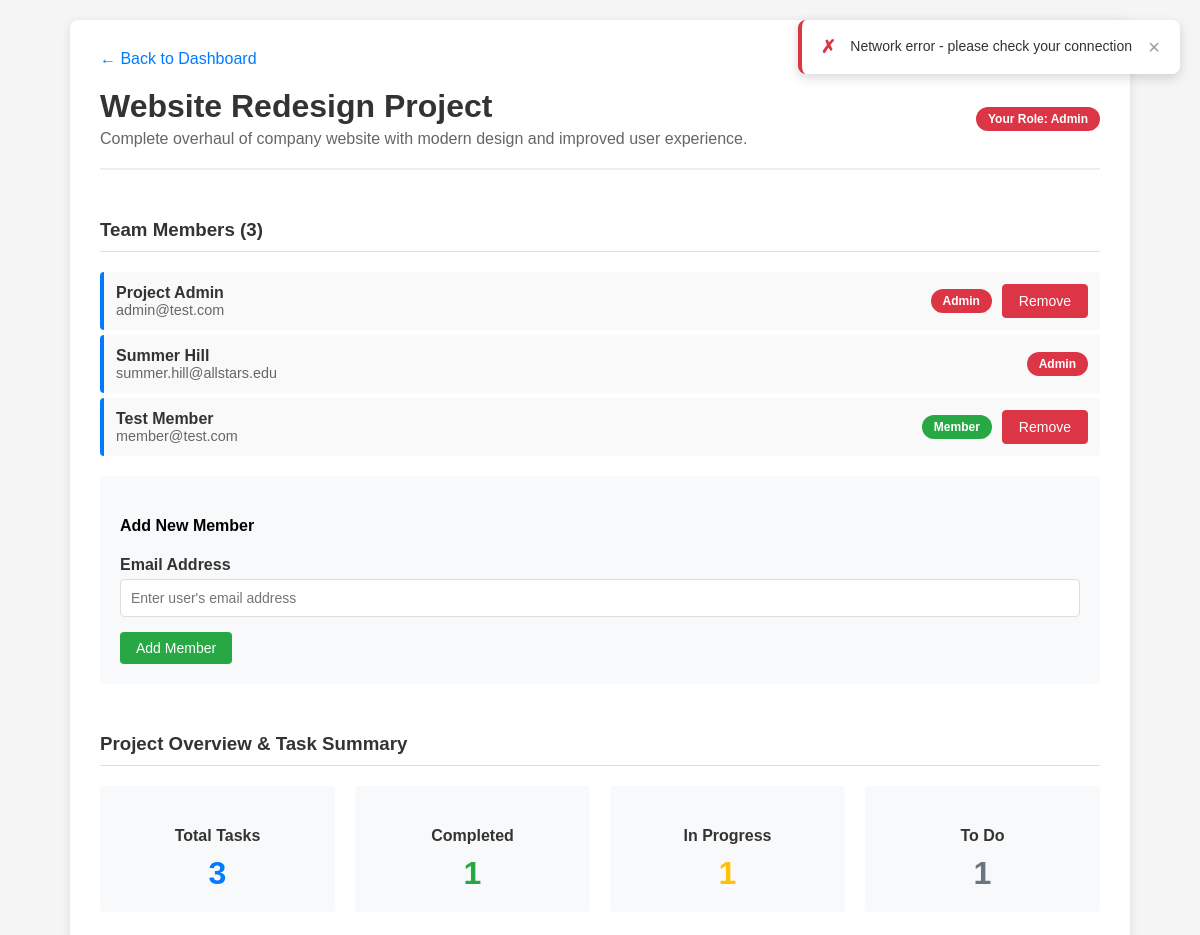
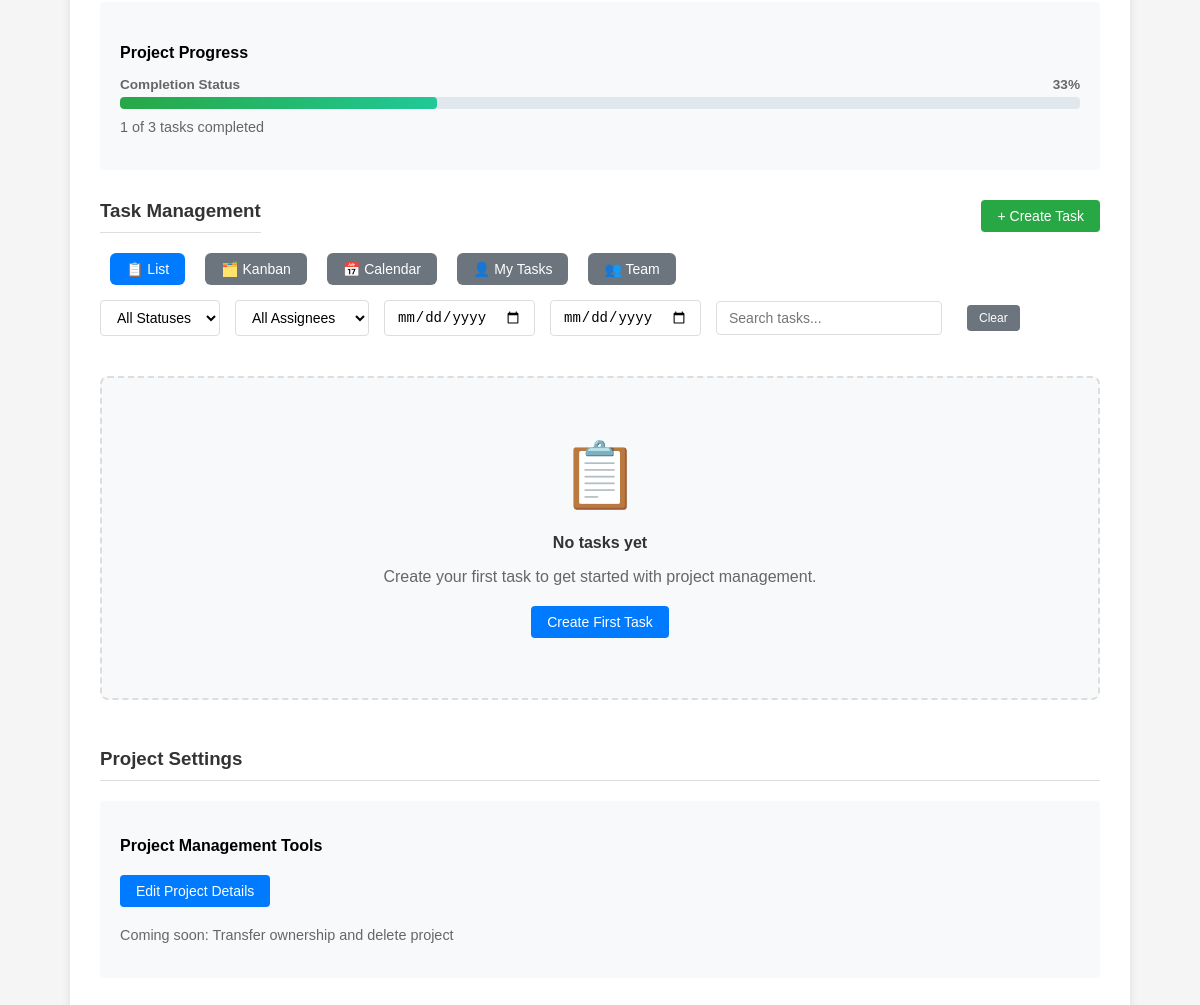
Screenshot of /project.php?id=2 (signed in) with the database file from the repository (2 pictures, top to bottom).
### tables this page shows
CREATE TABLE projects (
    project_id INT AUTO_INCREMENT PRIMARY KEY,
    title VARCHAR(100) NOT NULL,
    description TEXT,
    created_date TIMESTAMP DEFAULT CURRENT_TIMESTAMP,
    updated_at TIMESTAMP DEFAULT CURRENT_TIMESTAMP ON UPDATE CURRENT_TIMESTAMP
);

CREATE TABLE project_memberships (
    membership_id INT AUTO_INCREMENT PRIMARY KEY,
    project_id INT NOT NULL,
    user_id INT NOT NULL,
    role ENUM('member', 'admin') DEFAULT 'member',
    joined_at TIMESTAMP DEFAULT CURRENT_TIMESTAMP,
    UNIQUE KEY unique_membership (project_id, user_id),
    FOREIGN KEY (project_id) REFERENCES projects(project_id) ON DELETE CASCADE,
    FOREIGN KEY (user_id) REFERENCES users(user_id) ON DELETE CASCADE
);

CREATE TABLE users (
    user_id INT AUTO_INCREMENT PRIMARY KEY,
    username VARCHAR(50) UNIQUE NOT NULL,
    email VARCHAR(100) UNIQUE NOT NULL,
    password_hash VARCHAR(255) NOT NULL,
    name VARCHAR(100) NOT NULL,
    created_at TIMESTAMP DEFAULT CURRENT_TIMESTAMP
);

### project.php (the view, shortened to what this page needs)
<?php
$host = 'localhost';
$dbname = 'ttpm_system';
$username = 'root';
$password = '';
$mysqli = new mysqli($host, $username, $password, $dbname);
$project_id = (int)($_GET['id'] ?? 0);
$stmt = $mysqli->prepare("SELECT role FROM project_memberships WHERE user_id = ? AND project_id = ?");
$stmt->bind_param("ii", $_SESSION['user_id'], $project_id);
$stmt->execute();
$result = $stmt->get_result();
$membership = $result->fetch_assoc();
$user_role = $membership['role'];
$is_admin = ($user_role === 'admin');
$stmt = $mysqli->prepare("SELECT * FROM projects WHERE project_id = ?");
$stmt->bind_param("i", $project_id);
$stmt->execute();
$result = $stmt->get_result();
$project = $result->fetch_assoc();
$stmt = $mysqli->prepare("
    SELECT pm.role, pm.joined_at, u.username, u.name, u.email, u.user_id
    FROM project_memberships pm
    JOIN users u ON pm.user_id = u.user_id
    WHERE pm.project_id = ?
    ORDER BY pm.role DESC, pm.joined_at ASC
");
$stmt->bind_param("i", $project_id);
$stmt->execute();
$result = $stmt->get_result();
$members = [];
while ($row = $result->fetch_assoc()) {
    $members[] = $row;
}
$taskMetrics = [
    'total_tasks' => 0,
    'completed_tasks' => 0,
    'in_progress_tasks' => 0,
    'todo_tasks' => 0,
    'completion_percentage' => 0
];
$stmt = $mysqli->prepare("
    SELECT
        COUNT(*) as total_tasks,
        SUM(CASE WHEN status = 'Done' THEN 1 ELSE 0 END) as completed_tasks,
        SUM(CASE WHEN status = 'In Progress' THEN 1 ELSE 0 END) as in_progress_tasks,
        SUM(CASE WHEN status = 'To Do' THEN 1 ELSE 0 END) as todo_tasks
    FROM tasks
    WHERE project_id = ?
");
$stmt->bind_param("i", $project_id);
$stmt->execute();
$result = $stmt->get_result();
if ($row = $result->fetch_assoc()) {
    $taskMetrics = $row;
    $taskMetrics['completion_percentage'] = $taskMetrics['total_tasks'] > 0
        ? round(($taskMetrics['completed_tasks'] / $taskMetrics['total_tasks']) * 100)
        : 0;
}
?>
<!DOCTYPE html>
<html lang="en">
<head>
    <link rel="stylesheet" href="assets/css/project.css">
</head>
<body>
    <div class="container">
        <a href="dashboard.php" class="back-link">← Back to Dashboard</a>
        <div class="header">
            <div>
                <h1 class="project-title"><?php echo htmlspecialchars($project['title']); ?></h1>
                <p class="text-muted" style="margin: 5px 0 0 0;">
                    <?php echo htmlspecialchars($project['description'] ?? 'No description provided'); ?>
                </p>
            </div>
            <div>
                <span class="role-badge role-<?php echo $user_role; ?>">
                    Your Role: <?php echo ucfirst($user_role); ?>
                </span>
            </div>
        </div>
        <div class="section">
            <h3>Team Members (<?php echo count($members); ?>)</h3>
            <ul class="member-list">
                <?php foreach ($members as $member): ?>
                    <li class="member-item">
                        <div class="member-info">
                            <div class="member-name">
                                <?php echo htmlspecialchars($member['name'] ?: $member['username']); ?>
                            </div>
                            <div class="member-email">
                                <?php echo htmlspecialchars($member['email']); ?>
                            </div>
                        </div>
                        <div class="member-actions">
                            <span class="role-badge role-<?php echo $member['role']; ?>"
                                  data-tooltip="User role: <?php echo ucfirst($member['role']); ?>">
                                <?php echo ucfirst($member['role']); ?>
                            </span>
                            <?php if ($is_admin && $member['user_id'] != $_SESSION['user_id']): ?>
                                <button type="button" class="btn btn-danger remove-member-btn"
                                        data-user-id="<?php echo $member['user_id']; ?>"
                                        data-tooltip="Remove <?php echo htmlspecialchars($member['name'] ?: $member['username']); ?> from project"
                                        data-tooltip-theme="error">Remove</button>
                            <?php endif; ?>
                        </div>
                    </li>
                <?php endforeach; ?>
            </ul>
            <?php if ($is_admin): ?>
                <div class="add-member-form">
                    <h4>Add New Member</h4>
                    <form id="add-member-form">
                        <div class="form-group small">
                            <label for="email">Email Address</label>
                            <input type="email" id="email" name="email" required placeholder="Enter user's email address">
                        </div>
                        <button type="submit" class="btn btn-success">Add Member</button>
                    </form>
                </div>
            <?php endif; ?>
        </div>
        <div class="section">
            <h3>Project Overview & Task Summary</h3>
            <div class="task-metrics-grid">
                <div class="metric-card">
                    <h4 class="metric-title">Total Tasks</h4>
                    <div class="metric-value total" id="total-tasks-count">
                        <?php echo $taskMetrics['total_tasks']; ?>
                    </div>
                </div>
                <div class="metric-card">
                    <h4 class="metric-title">Completed</h4>
                    <div class="metric-value completed" id="completed-tasks-count">
                        <?php echo $taskMetrics['completed_tasks']; ?>
                    </div>
                </div>
                <div class="metric-card">
                    <h4 class="metric-title">In Progress</h4>
                    <div class="metric-value in-progress" id="in-progress-tasks-count">
                        <?php echo $taskMetrics['in_progress_tasks']; ?>
                    </div>
                </div>
                <div class="metric-card">
                    <h4 class="metric-title">To Do</h4>
                    <div class="metric-value todo" id="todo-tasks-count">
                        <?php echo $taskMetrics['todo_tasks']; ?>
                    </div>
                </div>
            </div>
            <div class="progress-overview">
                <h4>Project Progress</h4>
                <div class="project-progress">
                    <div class="progress-label">
                        <span><strong>Completion Status</strong></span>
                        <span><strong id="completion-percentage"><?php echo $taskMetrics['completion_percentage']; ?>%</strong></span>
                    </div>
                    <div class="progress-bar large">
                        <div class="progress-fill <?php echo $taskMetrics['completion_percentage'] == 0 ? 'zero' : ''; ?>"
                             id="progress-fill" style="width: <?php echo $taskMetrics['completion_percentage']; ?>%"></div>
                    </div>
                    <div class="progress-details" id="progress-details">
                        <?php if ($taskMetrics['total_tasks'] > 0): ?>
                            <?php echo $taskMetrics['completed_tasks']; ?> of <?php echo $taskMetrics['total_tasks']; ?> tasks completed
                        <?php else: ?>
                            No tasks created yet. Tasks will appear here once CS3-13 (Task Management) is implemented.
                        <?php endif; ?>
                    </div>
                </div>
            </div>
        </div>
        <div class="section">
            <div class="section-header">
                <h3>Task Management</h3>
                <button id="create-task-btn" class="btn btn-success"
                        onclick="showTaskModal(); return false;"
                        data-tooltip="Create a new task for this project">
                    + Create Task
                </button>
            </div>
            <div class="task-controls">
                <div class="view-toggle">
                    <button id="list-view-btn" class="btn btn-secondary active" data-tooltip="List view">
                        📋 List
                    </button>
                    <button id="kanban-view-btn" class="btn btn-secondary" data-tooltip="Kanban board">
                        🗂️ Kanban
                    </button>
                    <button id="calendar-view-btn" class="btn btn-secondary" data-tooltip="Calendar view">
                        📅 Calendar
                    </button>
                    <button id="mytasks-view-btn" class="btn btn-secondary" data-tooltip="My tasks">
                        👤 My Tasks
                    </button>
                    <button id="team-view-btn" class="btn btn-secondary" data-tooltip="Team view">
                        👥 Team
                    </button>
                </div>
                <div class="task-filters">
                    <select id="status-filter" class="filter-select">
                        <option value="">All Statuses</option>
                    </select>
                    <select id="assignee-filter" class="filter-select">
                        <option value="">All Assignees</option>
                    </select>
                    <input type="date" id="due-start-filter" class="filter-select" title="Due date from">
                    <input type="date" id="due-end-filter" class="filter-select" title="Due date to">
                    <input type="text" id="search-tasks" placeholder="Search tasks..." class="search-input">
                    <button type="button" id="clear-filters-btn" class="btn btn-secondary btn-small"
                            data-tooltip="Clear all filters">Clear</button>
                </div>
            </div>
            <div id="task-list-view" class="task-list-view">
                <div id="empty-state" class="empty-state" style="display: none;">
                    <div class="empty-icon">📋</div>
                    <h4>No tasks yet</h4>
                    <p>Create your first task to get started with project management.</p>
                    <button id="create-first-task-btn" class="btn btn-primary">Create First Task</button>
                </div>
            </div>
        </div>
        <?php if ($is_admin): ?>
            <div class="section">
                <h3>Project Settings</h3>
                <div class="add-member-form">
                    <p class="mb-2"><strong>Project Management Tools</strong></p>
                    <a href="edit-project.php?id=<?php echo $project_id; ?>" class="btn btn-primary">Edit Project Details</a>
                    <p class="mt-2 text-muted" style="font-size: 0.9rem;">
                        Coming soon: Transfer ownership and delete project
                    </p>
                </div>
            </div>
        <?php endif; ?>
    </div>
</body>
</html>

### rows the page displays
projects: title "Website Redesign Project", description "Complete overhaul of company website with modern design and improved user experience."
project_memberships: role "Admin", user.name "Summer Hill", user.email "summer.hill@allstars.edu"
project_memberships: user.name "Project Admin", user.email "admin@test.com", role "Admin"
project_memberships: user.name "Test Member", user.email "member@test.com", role "Member"

### other values shown
count($members) "3"
$taskMetrics['total_tasks'] "3"
$taskMetrics['completed_tasks'] "1"
$taskMetrics['in_progress_tasks'] "1"
$taskMetrics['todo_tasks'] "1"
$taskMetrics['completion_percentage'] "33"
